Frame 1 (no input): blank canvas, image omitted
Frame 60 (the mouse pressed at the canvas centre just before this capture): blank canvas, image omitted
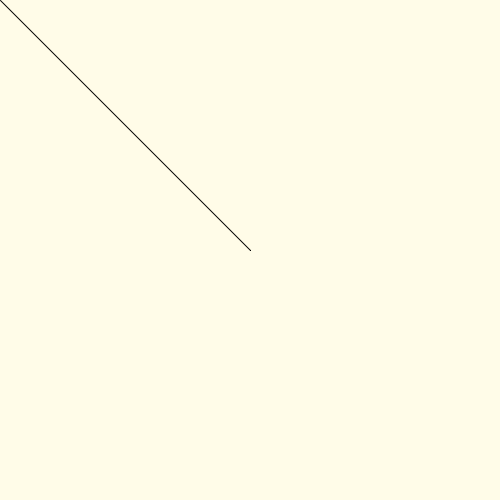
Frame 120 (the mouse held since frame 60 and released just before this capture)

The Processing sketch whose frames 1 and 60 were blank and that drew this single picture after the mouse press (run headless with seeded random() and noise(); from frame 60 on, the mouse is pressed at the canvas centre):

// Processing sketch: week01_5
// ── week01_5.pde
void setup(){
  size(500,500);
  background(#FFFCE8);
  stroke(0,0,0);
}
void draw(){
  if(mousePressed){
   line(mouseX,mouseY, pmouseX,pmouseY);
  }
}
void keyPressed(){
 if(key =='1') stroke(#FF5876);
 if(key =='2') stroke(#FF8758);
 if(key =='3') stroke(#FAED72);
 if(key =='4') stroke(#72FA99);
 if(key =='5') stroke(#8FFCF2);
 if(key =='6') stroke(#6BA1FC);
 if(key =='7') stroke(#986BFC);
}
